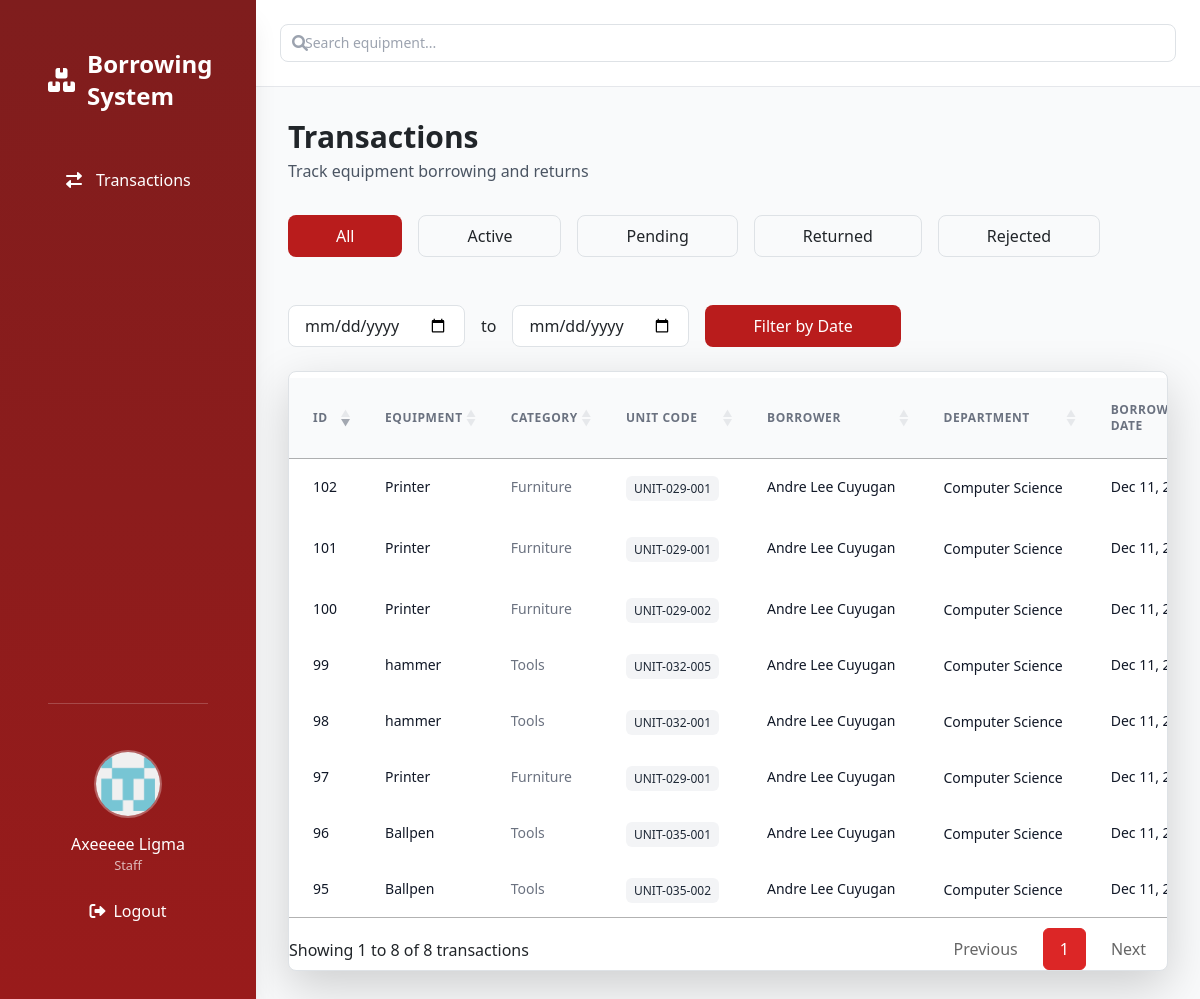
The app's page /admin/transaction.php (signed in) with its own data.
### tables this page shows
CREATE TABLE `borrowings` (
  `id` int(11) NOT NULL,
  `unit_id` int(11) NOT NULL,
  `user_id` int(11) NOT NULL,
  `borrow_date` date NOT NULL,
  `return_date` date DEFAULT NULL,
  `expected_return_date` date NOT NULL,
  `purpose` text DEFAULT NULL,
  `status` enum('pending','active','returned','rejected') DEFAULT 'pending',
  `created_at` timestamp NOT NULL DEFAULT current_timestamp(),
  `updated_at` timestamp NOT NULL DEFAULT current_timestamp() ON UPDATE current_timestamp()
);

CREATE TABLE `equipment` (
  `id` int(11) NOT NULL,
  `category_id` int(11) NOT NULL,
  `name` varchar(255) NOT NULL,
  `description` text DEFAULT NULL,
  `max_borrow_days` int(11) NOT NULL,
  `image_path` varchar(255) DEFAULT NULL,
  `created_at` timestamp NOT NULL DEFAULT current_timestamp(),
  `updated_at` timestamp NOT NULL DEFAULT current_timestamp() ON UPDATE current_timestamp()
);

CREATE TABLE `categories` (
  `id` int(11) NOT NULL,
  `name` varchar(255) NOT NULL
);

CREATE TABLE `equipment_units` (
  `id` int(11) NOT NULL,
  `equipment_id` int(11) NOT NULL,
  `unit_code` varchar(255) NOT NULL,
  `status` enum('available','borrowed','maintenance') DEFAULT 'available',
  `created_at` timestamp NOT NULL DEFAULT current_timestamp()
);

CREATE TABLE `department` (
  `id` int(11) NOT NULL,
  `name` varchar(255) NOT NULL
);

### classes/transaction.class.php (called while the page is built, shortened)
<?php
require_once 'database.class.php';
class Transaction
{
    private $db;
    public function __construct()
    {
        $this->db = new Database();
    }
    public function fetchAllTransactions($status_filter = 'all', $start_date = null, $end_date = null, $search_query = '')
    {
        $sql = "SELECT b.*, CONCAT(u.first_name, ' ', u.last_name) AS borrower_name, e.name AS equipment_name, e.image_path, eu.unit_code, eu.status as unit_status,
                       department.name AS department, c.name AS category_name
                FROM borrowings b
                JOIN equipment_units eu ON b.unit_id = eu.id
                JOIN equipment e ON eu.equipment_id = e.id
                LEFT JOIN users u ON b.user_id = u.id
                JOIN department ON department.id = u.department_id
                JOIN categories c ON e.category_id = c.id";
        $sql .= " ORDER BY b.created_at DESC";
        try {
            $stmt = $this->db->connect()->prepare($sql);
            $stmt->execute();
            return $stmt->fetchAll(PDO::FETCH_ASSOC);
        } catch (PDOException $e) {
            error_log("Error fetching transactions: " . $e->getMessage());
            return [];
        }
    }
}

### classes/database.class.php (called while the page is built)
<?php
class Database
{
    private $host = 'localhost';
    private $username = 'root';
    private $password = '';
    private $dbname = 'system';
    protected $connection;
    public function connect()
    {
        if ($this->connection === null) {
            try {
                $this->connection = new PDO("mysql:host=$this->host;dbname=$this->dbname", $this->username, $this->password);
                $this->connection->setAttribute(PDO::ATTR_ERRMODE, PDO::ERRMODE_EXCEPTION);
                $this->connection->setAttribute(PDO::ATTR_DEFAULT_FETCH_MODE, PDO::FETCH_ASSOC);
            } catch (PDOException $e) {
                die("Connection failed: " . $e->getMessage());
            }
        }
        return $this->connection;
    }
}
?>

### admin/transaction.php (the view, shortened to what this page needs)
<?php
require_once '../classes/database.class.php';
require_once '../classes/transaction.class.php';
$transaction = new Transaction();
$status_filter = isset($_GET['status']) ? $_GET['status'] : 'all';
$start_date = isset($_GET['start_date']) ? $_GET['start_date'] : null;
$end_date = isset($_GET['end_date']) ? $_GET['end_date'] : null;
$search_query = isset($_GET['search']) ? trim($_GET['search']) : '';
$transactions_result = $transaction->fetchAllTransactions($status_filter, $start_date, $end_date, $search_query);
?>
<?php require_once '../includes/header.php' ?>
<body class="bg-gray-50 flex min-h-screen relative overflow-x-hidden">
    <?php require_once '../includes/side_bar.php'; ?>
    <div class="flex-1 ml-[16rem] w-[calc(100%-16rem)] transition-all duration-300" id="main-container">
        <?php require_once '../includes/top_nav.php' ?>
        <main class="p-8">
            <div class="flex justify-between items-center mb-8 flex-wrap gap-5">
                <div>
                    <h2 class="text-3xl font-bold mb-1">Transactions</h2>
                    <p class="text-gray-600">Track equipment borrowing and returns</p>
                </div>
            </div>
            <div class="flex justify-between mb-6 flex-wrap gap-5">
                <div class="flex gap-3 flex-wrap">
                    <button class="px-5 py-2 rounded-lg <?php echo $status_filter == 'all' ? 'bg-red-700 text-white' : 'border border-gray-200 hover:bg-gray-50'; ?>"
                        onclick="filterTransactions('all')">All</button>
                    <button class="px-5 py-2 rounded-lg <?php echo $status_filter == 'active' ? 'bg-red-700 text-white' : 'border border-gray-200 hover:bg-gray-50'; ?>"
                        onclick="filterTransactions('active')">Active</button>
                    <button class="px-5 py-2 rounded-lg <?php echo $status_filter == 'pending' ? 'bg-red-700 text-white' : 'border border-gray-200 hover:bg-gray-50'; ?>"
                        onclick="filterTransactions('pending')">Pending</button>
                    <button class="px-5 py-2 rounded-lg <?php echo $status_filter == 'returned' ? 'bg-red-700 text-white' : 'border border-gray-200 hover:bg-gray-50'; ?>"
                        onclick="filterTransactions('returned')">Returned</button>
                    <button class="px-5 py-2 rounded-lg <?php echo $status_filter == 'rejected' ? 'bg-red-700 text-white' : 'border border-gray-200 hover:bg-gray-50'; ?>"
                        onclick="filterTransactions('rejected')">Rejected</button>
                </div>
                <div class="flex gap-3 flex-wrap">
                    <input type="date" id="startDate" class="px-3 py-2 border border-gray-200 rounded-lg" value="<?php echo $start_date; ?>">
                    <span class="self-center">to</span>
                    <input type="date" id="endDate" class="px-3 py-2 border border-gray-200 rounded-lg" value="<?php echo $end_date; ?>">
                    <button class="px-5 py-2 bg-red-700 text-white rounded-lg hover:bg-red-800" onclick="filterTransactions('date')">Filter by Date</button>
                </div>
            </div>
            <div class="bg-white rounded-lg shadow-lg overflow-hidden border border-gray-200">
                <div class="overflow-x-auto">
                    <table id="transactionsTable" class="w-full table-auto">
                        <thead>
                            <tr class="bg-gray-50 border-b border-gray-200">
                                <th class="px-4 py-3 text-left text-xs font-medium text-gray-500 uppercase tracking-wider">ID</th>
                                <th class="px-4 py-3 text-left text-xs font-medium text-gray-500 uppercase tracking-wider">Equipment</th>
                                <th class="px-4 py-3 text-left text-xs font-medium text-gray-500 uppercase tracking-wider">Category</th>
                                <th class="px-4 py-3 text-left text-xs font-medium text-gray-500 uppercase tracking-wider">Unit Code</th>
                                <th class="px-4 py-3 text-left text-xs font-medium text-gray-500 uppercase tracking-wider">Borrower</th>
                                <th class="px-4 py-3 text-left text-xs font-medium text-gray-500 uppercase tracking-wider">Department</th>
                                <th class="px-4 py-3 text-left text-xs font-medium text-gray-500 uppercase tracking-wider">Borrow Date</th>
                            </tr>
                        </thead>
                        <tbody class="bg-white divide-y divide-gray-200">
                            <?php foreach ($transactions_result as $transaction): ?>
                                <tr class="hover:bg-gray-50 transition-colors duration-200">
                                    <td class="px-4 py-3 whitespace-nowrap">
                                        <div class="text-sm font-medium text-gray-900"><?= htmlspecialchars($transaction['id']) ?></div>
                                    </td>
                                    <td class="px-4 py-3 whitespace-nowrap">
                                        <div class="text-sm font-medium text-gray-900"><?= htmlspecialchars($transaction['equipment_name']) ?></div>
                                    </td>
                                    <td class="px-4 py-3 whitespace-nowrap">
                                        <div class="text-sm text-gray-500"><?= htmlspecialchars($transaction['category_name'] ?? 'Uncategorized') ?></div>
                                    </td>
                                    <td class="px-4 py-3 whitespace-nowrap">
                                        <span class="px-2 py-1 text-xs font-medium bg-gray-100 text-gray-800 rounded-md">
                                            <?= htmlspecialchars($transaction['unit_code']) ?>
                                        </span>
                                    </td>
                                    <td class="px-4 py-3 whitespace-nowrap">
                                        <div class="text-sm font-medium text-gray-900"><?= htmlspecialchars($transaction['borrower_name']) ?></div>
                                    </td>
                                    <td class="px-4 py-3 whitespace-nowrap">
                                        <span class="text-sm text-gray-900"><?= htmlspecialchars($transaction['department']) ?></span>
                                    </td>
                                    <td class="px-4 py-3 whitespace-nowrap">
                                        <div class="text-sm text-gray-900">
                                            <?= date('M d, Y', strtotime($transaction['borrow_date'])) ?>
                                        </div>
                                    </td>
                                </tr>
                            <?php endforeach; ?>
                        </tbody>
                    </table>
                </div>
            </div>
</body>
</html>

### assets/css/custom.css (style rules this page uses)
:root { --brand-color: #800000; --brand-hover: #660000; --brand-active: #590000; }

### records on screen
borrowings: id "102", equipment.name "Printer", categories.name "Furniture", unit.unit_code "UNIT-029-001", borrower_name "Andre Lee Cuyugan", department.name "Computer Science", borrow_date "Dec 11,…"
borrowings: id "101", equipment.name "Printer", categories.name "Furniture", unit.unit_code "UNIT-029-001", borrower_name "Andre Lee Cuyugan", department.name "Computer Science", borrow_date "Dec 11,…"
borrowings: id "100", equipment.name "Printer", categories.name "Furniture", unit.unit_code "UNIT-029-002", borrower_name "Andre Lee Cuyugan", department.name "Computer Science", borrow_date "Dec 11,…"
borrowings: id "99", equipment.name "hammer", categories.name "Tools", unit.unit_code "UNIT-032-005", borrower_name "Andre Lee Cuyugan", department.name "Computer Science", borrow_date "Dec 11,…"
borrowings: id "98", equipment.name "hammer", categories.name "Tools", unit.unit_code "UNIT-032-001", borrower_name "Andre Lee Cuyugan", department.name "Computer Science", borrow_date "Dec 11,…"
borrowings: id "97", equipment.name "Printer", categories.name "Furniture", unit.unit_code "UNIT-029-001", borrower_name "Andre Lee Cuyugan", department.name "Computer Science", borrow_date "Dec 11,…"
borrowings: id "96", equipment.name "Ballpen", categories.name "Tools", unit.unit_code "UNIT-035-001", borrower_name "Andre Lee Cuyugan", department.name "Computer Science", borrow_date "Dec 11,…"
borrowings: id "95", equipment.name "Ballpen", categories.name "Tools", unit.unit_code "UNIT-035-002", borrower_name "Andre Lee Cuyugan", department.name "Computer Science", borrow_date "Dec 11,…"

### other values on screen
$link['name'] "Transactions"
$_SESSION['first_name'] "Axeeeee"
$_SESSION['last_name'] "Ligma"
$_SESSION['role'] "Staff"
